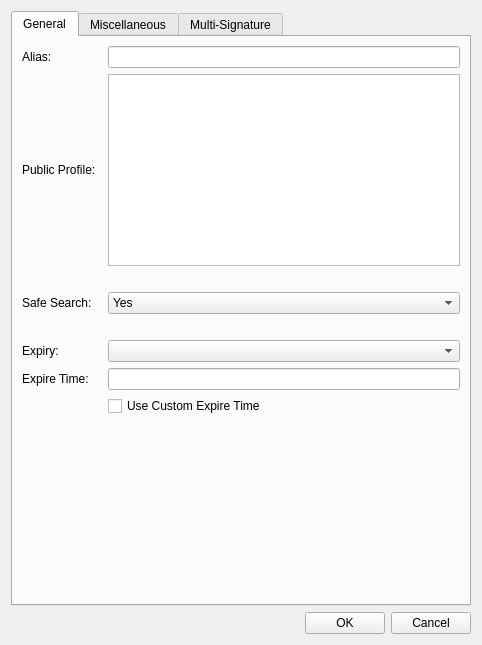
<?xml version="1.0" encoding="UTF-8"?>
<ui version="4.0">
 <class>EditAliasDialog</class>
 <widget class="QWidget" name="EditAliasDialog">
  <property name="geometry">
   <rect>
    <x>0</x>
    <y>0</y>
    <width>482</width>
    <height>645</height>
   </rect>
  </property>
  <property name="windowTitle">
   <string>Edit Alias</string>
  </property>
  <layout class="QVBoxLayout" name="verticalLayout_2">
   <item>
    <widget class="QTabWidget" name="EditAliasDialogTab">
     <property name="currentIndex">
      <number>0</number>
     </property>
     <widget class="QWidget" name="tab_general">
      <attribute name="title">
       <string>General</string>
      </attribute>
      <layout class="QGridLayout" name="gridLayout" columnstretch="0,0">
       <property name="horizontalSpacing">
        <number>12</number>
       </property>
       <item row="0" column="0">
        <widget class="QLabel" name="label_2">
         <property name="text">
          <string>Alias:</string>
         </property>
         <property name="buddy">
          <cstring>aliasEdit</cstring>
         </property>
        </widget>
       </item>
       <item row="0" column="1">
        <widget class="QValidatedLineEdit" name="aliasEdit">
         <property name="toolTip">
          <string>The alias name.</string>
         </property>
        </widget>
       </item>
       <item row="1" column="0">
        <widget class="QLabel" name="label">
         <property name="text">
          <string>Public Profile:</string>
         </property>
        </widget>
       </item>
       <item row="1" column="1">
        <widget class="QPlainTextEdit" name="nameEdit">
         <property name="maximumSize">
          <size>
           <width>16777215</width>
           <height>16777215</height>
          </size>
         </property>
        </widget>
       </item>
       <item row="2" column="1">
        <widget class="QLabel" name="publicDisclaimer">
         <property name="text">
          <string/>
         </property>
         <property name="wordWrap">
          <bool>true</bool>
         </property>
        </widget>
       </item>
       <item row="3" column="1">
        <widget class="QComboBox" name="safeSearchEdit">
         <item>
          <property name="text">
           <string>Yes</string>
          </property>
         </item>
         <item>
          <property name="text">
           <string>No</string>
          </property>
         </item>
        </widget>
       </item>
       <item row="4" column="1">
        <widget class="QLabel" name="safeSearchDisclaimer">
         <property name="text">
          <string/>
         </property>
         <property name="wordWrap">
          <bool>true</bool>
         </property>
        </widget>
       </item>
       <item row="3" column="0">
        <widget class="QLabel" name="labelSafeSearch">
         <property name="text">
          <string>Safe Search:</string>
         </property>
        </widget>
       </item>
       <item row="5" column="0">
        <widget class="QLabel" name="label_3">
         <property name="text">
          <string>Expiry:</string>
         </property>
        </widget>
       </item>
       <item row="5" column="1">
        <widget class="QComboBox" name="expiryEdit"/>
       </item>
       <item row="6" column="0">
        <widget class="QLabel" name="label_9">
         <property name="text">
          <string>Expire Time:</string>
         </property>
        </widget>
       </item>
       <item row="6" column="1">
        <widget class="QLineEdit" name="expireTimeEdit"/>
       </item>
       <item row="7" column="1">
        <widget class="QCheckBox" name="customExpireBox">
         <property name="text">
          <string>Use Custom Expire Time</string>
         </property>
        </widget>
       </item>
       <item row="9" column="1">
        <spacer name="verticalSpacer">
         <property name="orientation">
          <enum>Qt::Vertical</enum>
         </property>
         <property name="sizeHint" stdset="0">
          <size>
           <width>20</width>
           <height>40</height>
          </size>
         </property>
        </spacer>
       </item>
       <item row="8" column="1">
        <widget class="QLabel" name="expiryDisclaimer">
         <property name="text">
          <string/>
         </property>
         <property name="wordWrap">
          <bool>true</bool>
         </property>
        </widget>
       </item>
      </layout>
     </widget>
     <widget class="QWidget" name="tab_advanced">
      <attribute name="title">
       <string>Miscellaneous</string>
      </attribute>
      <layout class="QFormLayout" name="formLayout_2">
       <property name="fieldGrowthPolicy">
        <enum>QFormLayout::AllNonFixedFieldsGrow</enum>
       </property>
       <item row="8" column="0">
        <widget class="QLabel" name="label_4">
         <property name="text">
          <string>Private Profile:</string>
         </property>
        </widget>
       </item>
       <item row="8" column="1">
        <widget class="QPlainTextEdit" name="privateEdit">
         <property name="maximumSize">
          <size>
           <width>16777215</width>
           <height>16777215</height>
          </size>
         </property>
        </widget>
       </item>
       <item row="9" column="1">
        <widget class="QLabel" name="privateDisclaimer">
         <property name="text">
          <string/>
         </property>
         <property name="wordWrap">
          <bool>true</bool>
         </property>
        </widget>
       </item>
       <item row="10" column="0">
        <widget class="QLabel" name="transferLabel">
         <property name="text">
          <string>Transfer To (Public Key):</string>
         </property>
         <property name="wordWrap">
          <bool>false</bool>
         </property>
        </widget>
       </item>
       <item row="10" column="1">
        <widget class="QLineEdit" name="transferEdit"/>
       </item>
       <item row="14" column="1">
        <spacer name="verticalSpacer_2">
         <property name="orientation">
          <enum>Qt::Vertical</enum>
         </property>
         <property name="sizeHint" stdset="0">
          <size>
           <width>20</width>
           <height>40</height>
          </size>
         </property>
        </spacer>
       </item>
       <item row="12" column="1">
        <widget class="QComboBox" name="acceptCertTransfersEdit">
         <item>
          <property name="text">
           <string>Yes</string>
          </property>
         </item>
         <item>
          <property name="text">
           <string>No</string>
          </property>
         </item>
        </widget>
       </item>
       <item row="12" column="0">
        <widget class="QLabel" name="label_7">
         <property name="text">
          <string>Accept Certificate Transfers:</string>
         </property>
        </widget>
       </item>
       <item row="11" column="1">
        <widget class="QLabel" name="transferDisclaimer">
         <property name="text">
          <string/>
         </property>
         <property name="wordWrap">
          <bool>true</bool>
         </property>
        </widget>
       </item>
       <item row="13" column="1">
        <widget class="QLabel" name="acceptCertTransfersDisclaimer">
         <property name="text">
          <string/>
         </property>
         <property name="wordWrap">
          <bool>true</bool>
         </property>
        </widget>
       </item>
       <item row="2" column="0">
        <widget class="QLabel" name="label_8">
         <property name="text">
          <string>Password:</string>
         </property>
        </widget>
       </item>
       <item row="2" column="1">
        <widget class="QLineEdit" name="passwordEdit"/>
       </item>
       <item row="3" column="1">
        <widget class="QLabel" name="passwordDisclaimer">
         <property name="text">
          <string/>
         </property>
         <property name="wordWrap">
          <bool>true</bool>
         </property>
        </widget>
       </item>
       <item row="6" column="0">
        <widget class="QLabel" name="label_10">
         <property name="text">
          <string>Alias Rate Peg:</string>
         </property>
        </widget>
       </item>
       <item row="6" column="1">
        <widget class="QLineEdit" name="aliasPegEdit"/>
       </item>
       <item row="7" column="1">
        <widget class="QLabel" name="aliasPegDisclaimer">
         <property name="text">
          <string/>
         </property>
         <property name="wordWrap">
          <bool>true</bool>
         </property>
        </widget>
       </item>
      </layout>
     </widget>
     <widget class="QWidget" name="tab_multisig">
      <attribute name="title">
       <string>Multi-Signature</string>
      </attribute>
      <layout class="QVBoxLayout" name="verticalLayout">
       <item>
        <widget class="QLabel" name="multisigTitle">
         <property name="text">
          <string/>
         </property>
         <property name="wordWrap">
          <bool>true</bool>
         </property>
        </widget>
       </item>
       <item>
        <layout class="QFormLayout" name="formLayout">
         <property name="fieldGrowthPolicy">
          <enum>QFormLayout::AllNonFixedFieldsGrow</enum>
         </property>
         <item row="1" column="0">
          <widget class="QLabel" name="label_5">
           <property name="text">
            <string>Number of Required Signatures: </string>
           </property>
          </widget>
         </item>
         <item row="1" column="1">
          <widget class="QLineEdit" name="reqSigsEdit"/>
         </item>
         <item row="2" column="0" colspan="2">
          <layout class="QVBoxLayout" name="verticalLayout_3">
           <item>
            <widget class="QLabel" name="reqsigsDisclaimer">
             <property name="text">
              <string/>
             </property>
             <property name="wordWrap">
              <bool>true</bool>
             </property>
            </widget>
           </item>
          </layout>
         </item>
        </layout>
       </item>
       <item>
        <widget class="QLabel" name="multisigDisclaimer">
         <property name="text">
          <string/>
         </property>
         <property name="wordWrap">
          <bool>true</bool>
         </property>
        </widget>
       </item>
       <item>
        <widget class="QListWidget" name="multisigList"/>
       </item>
       <item>
        <layout class="QGridLayout" name="gridLayout">
         <property name="sizeConstraint">
          <enum>QLayout::SetDefaultConstraint</enum>
         </property>
         <item row="0" column="0">
          <widget class="QPushButton" name="addButton">
           <property name="text">
            <string>Add</string>
           </property>
          </widget>
         </item>
         <item row="0" column="1">
          <widget class="QPushButton" name="deleteButton">
           <property name="text">
            <string>Delete</string>
           </property>
          </widget>
         </item>
        </layout>
       </item>
      </layout>
     </widget>
    </widget>
   </item>
   <item>
    <layout class="QHBoxLayout" name="horizontalLayout">
     <item>
      <spacer name="horizontalSpacer">
       <property name="orientation">
        <enum>Qt::Horizontal</enum>
       </property>
       <property name="sizeHint" stdset="0">
        <size>
         <width>40</width>
         <height>20</height>
        </size>
       </property>
      </spacer>
     </item>
     <item>
      <widget class="QPushButton" name="okButton">
       <property name="text">
        <string>OK</string>
       </property>
      </widget>
     </item>
     <item>
      <widget class="QPushButton" name="cancelButton">
       <property name="text">
        <string>Cancel</string>
       </property>
      </widget>
     </item>
    </layout>
   </item>
  </layout>
 </widget>
 <customwidgets>
  <customwidget>
   <class>QValidatedLineEdit</class>
   <extends>QLineEdit</extends>
   <header>qvalidatedlineedit.h</header>
  </customwidget>
 </customwidgets>
 <resources>
  <include location="../presidentielcoin.qrc"/>
 </resources>
 <connections/>
</ui>
